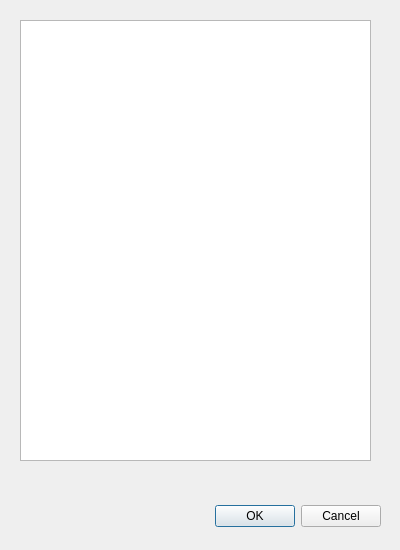
<?xml version="1.0" encoding="UTF-8"?>
<ui version="4.0">
 <class>Dialog</class>
 <widget class="QDialog" name="Dialog">
  <property name="geometry">
   <rect>
    <x>0</x>
    <y>0</y>
    <width>400</width>
    <height>550</height>
   </rect>
  </property>
  <property name="windowTitle">
   <string>Dialog</string>
  </property>
  <widget class="QDialogButtonBox" name="buttonBox">
   <property name="geometry">
    <rect>
     <x>40</x>
     <y>500</y>
     <width>341</width>
     <height>32</height>
    </rect>
   </property>
   <property name="orientation">
    <enum>Qt::Horizontal</enum>
   </property>
   <property name="standardButtons">
    <set>QDialogButtonBox::Cancel|QDialogButtonBox::Ok</set>
   </property>
  </widget>
  <widget class="QListWidget" name="Results">
   <property name="geometry">
    <rect>
     <x>20</x>
     <y>20</y>
     <width>351</width>
     <height>441</height>
    </rect>
   </property>
  </widget>
 </widget>
 <resources/>
 <connections>
  <connection>
   <sender>buttonBox</sender>
   <signal>accepted()</signal>
   <receiver>Dialog</receiver>
   <slot>accept()</slot>
   <hints>
    <hint type="sourcelabel">
     <x>248</x>
     <y>254</y>
    </hint>
    <hint type="destinationlabel">
     <x>157</x>
     <y>274</y>
    </hint>
   </hints>
  </connection>
  <connection>
   <sender>buttonBox</sender>
   <signal>rejected()</signal>
   <receiver>Dialog</receiver>
   <slot>reject()</slot>
   <hints>
    <hint type="sourcelabel">
     <x>316</x>
     <y>260</y>
    </hint>
    <hint type="destinationlabel">
     <x>286</x>
     <y>274</y>
    </hint>
   </hints>
  </connection>
 </connections>
</ui>
